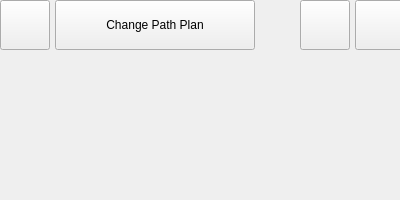
<?xml version="1.0" encoding="UTF-8"?>
<ui version="4.0">
 <class>status</class>
 <widget class="QWidget" name="status">
  <property name="geometry">
   <rect>
    <x>0</x>
    <y>0</y>
    <width>400</width>
    <height>200</height>
   </rect>
  </property>

  <property name="windowTitle">
   <string>Command</string>
  </property>

  <widget class="QPushButton" name="status_1">
   <property name="geometry">
    <rect>
     <x>0</x>
     <y>0</y>
     <width>50</width>
     <height>50</height>
    </rect>
   </property>
   <property name="icon">
           <iconset theme="battery">
            <normaloff>.</normaloff>.</iconset>
   </property>
  </widget>

  <widget class="QPushButton" name="data_baterai">
   <property name="geometry">
    <rect>
     <x>55</x>
     <y>0</y>
     <width>200</width>
     <height>50</height>
    </rect>
   </property>
   <property name="text">
    <string>Change Path Plan</string>
   </property>
  </widget>

  <widget class="QPushButton" name="status_2">
   <property name="geometry">
    <rect>
     <x>300</x>
     <y>0</y>
     <width>50</width>
     <height>50</height>
    </rect>
   </property>
   <property name="icon">
           <iconset theme="battery">
            <normaloff>.</normaloff>.</iconset>
   </property>
  </widget>

  <widget class="QPushButton" name="data_Suhu">
   <property name="geometry">
    <rect>
     <x>355</x>
     <y>0</y>
     <width>200</width>
     <height>50</height>
    </rect>
   </property>
   <property name="text">
    <string>Data Suhu</string>
   </property>
  </widget>


 </widget>
 <layoutdefault spacing="6" margin="11"/>
 <resources/>
 <connections/>
</ui>
